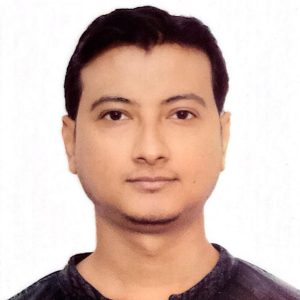
#> input picture assets/images/group/dr-soumya-bandyopadhyay.jpg, 300 x 300 px
$ python portrait_wrong_energy.py ../../../assets/images/group/dr-soumya-bandyopadhyay.jpg ../../../assets/images/group/dr-suman-sadhu.jpg out.png
#> lines starting #> are read from the running program, lines starting #| are printed output that depends on the picture
# Copyright (c) 2026 Saswata Bhattacharyya.
# I permit free noncommercial teaching and demonstrations with acknowledgment.
# I require written permission for research or commercial use.
# I retain permissions granted by earlier licenses; dependencies keep their licenses.
# I give the full terms at https://saswataiith.github.io/files/CODE-USE-TERMS.txt.
"""Two prescribed minima, same starting RGB field, same Allen-Cahn law.
Usage: python portrait_wrong_energy.py portrait.png cubist.png output
Requires numpy, pillow. Channels evolve independently. F = mean((u-r)^2)/2.
The wrong target is an intentionally chosen illustration, not a solver error.
"""
import sys
from pathlib import Path
import numpy as np
from PIL import Image,ImageDraw,ImageFont

def portrait_font(size):
    # I try the original macOS font, then a portable font, then Pillow's font.
    fonts = [Path("/") / "System" / "Library" / "Fonts" / "Helvetica.ttc",
             "DejaVuSans.ttf"]
    for font in fonts:
        try:
            return ImageFont.truetype(str(font), size)
        except OSError:
            pass
    return ImageFont.load_default(size=size)


out=Path(sys.argv[3]);out.mkdir(parents=True,exist_ok=True)
a=np.array(Image.open(sys.argv[1]).convert('RGB').resize((256,312)),float)/255
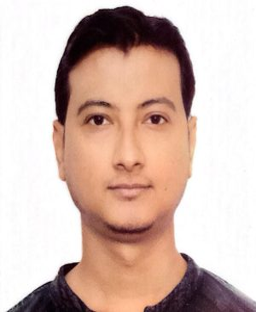
#> a: shape (312, 256, 3) float64; mean R, G, B 0.83, 0.733, 0.696
b=np.array(Image.open(sys.argv[2]).convert('RGB').resize((256,312)),float)/255
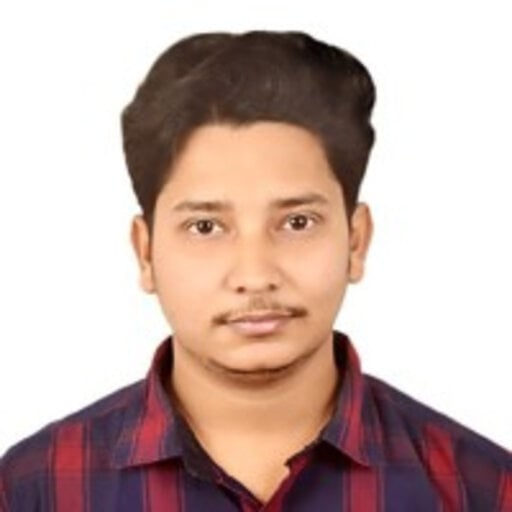
#> input picture assets/images/group/dr-suman-sadhu.jpg, 512 x 512 px
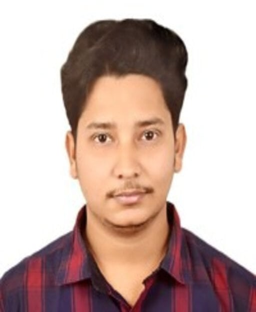
#> b: shape (312, 256, 3) float64; mean R, G, B 0.779, 0.689, 0.664
# Shuffle rectangular tiles once; both runs start from exactly this field.
blocks=a.reshape(12,26,8,32,3).transpose(0,2,1,3,4).reshape(96,26,32,3)
u0=blocks[np.random.default_rng(19).permutation(96)].reshape(12,8,26,32,3).transpose(0,2,1,3,4).reshape(312,256,3)
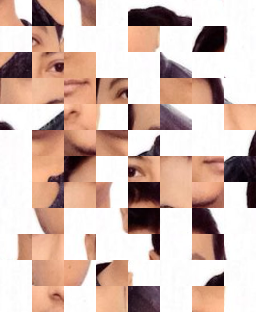
#> u0: shape (312, 256, 3) float64; mean of channels 0, 1, 2 0.83, 0.733, 0.696; drawn as R, G, B
font=portrait_font(24)
rows=[]
for i,t in enumerate(np.r_[0,np.geomspace(.1,240,80)]):
 im=Image.new('RGB',(1120,820),'#f5f7f2');d=ImageDraw.Draw(im)
 d.text((24,16),'SAME START. SAME DYNAMICS. DIFFERENT ENERGY MINIMA.',font=font,fill='#173d40')
 es=[]
 for x,r,title in [(24,a,'Intended minimum: my portrait'),(584,b,'Wrong target: cubist portrait')]:
  u=r+(u0-r)*np.exp(-.03*t);e=.5*np.mean((u-r)**2);es.append(e)
  d.text((x,64),title,font=font,fill='#173d40');im.paste(Image.fromarray(np.uint8(np.clip(u*255,0,255))).resize((512,624)),(x,108));d.text((x,752),f'Own energy: {e:.7f}',font=font,fill='#173d40')
 d.text((24,786),f'Allen-Cahn forward relaxation | time {t:.2f} | targets explicitly prescribed',font=font,fill='#173d40')
 im.save(out/f'frame-{i:03d}.png');rows.append([t,*es])
#> this loop made 81 passes
#> pass 1, `im = Image.new('RGB', (1120, 820), '#f5f7f2')`:
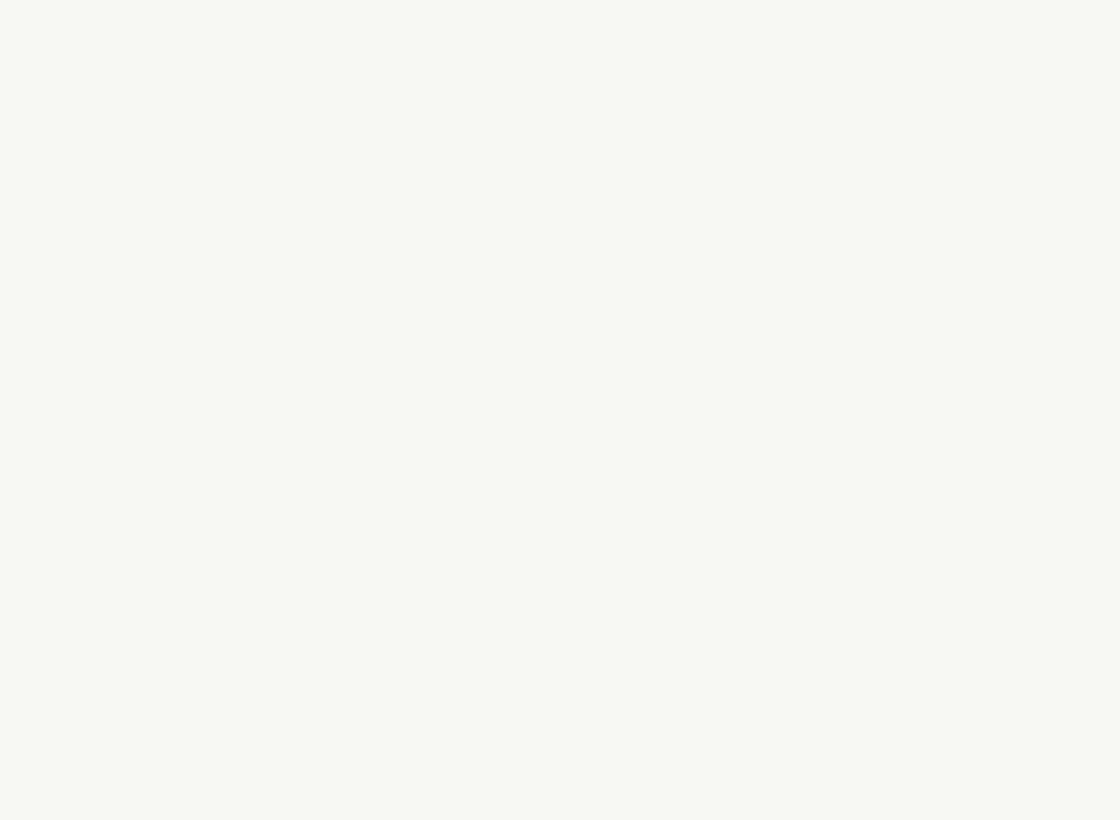
#> im: PIL image 1120x820 RGB; mean R, G, B 245, 247, 242
#> pass 1, `im.save(out / f'frame-{i:03d}.png')`:
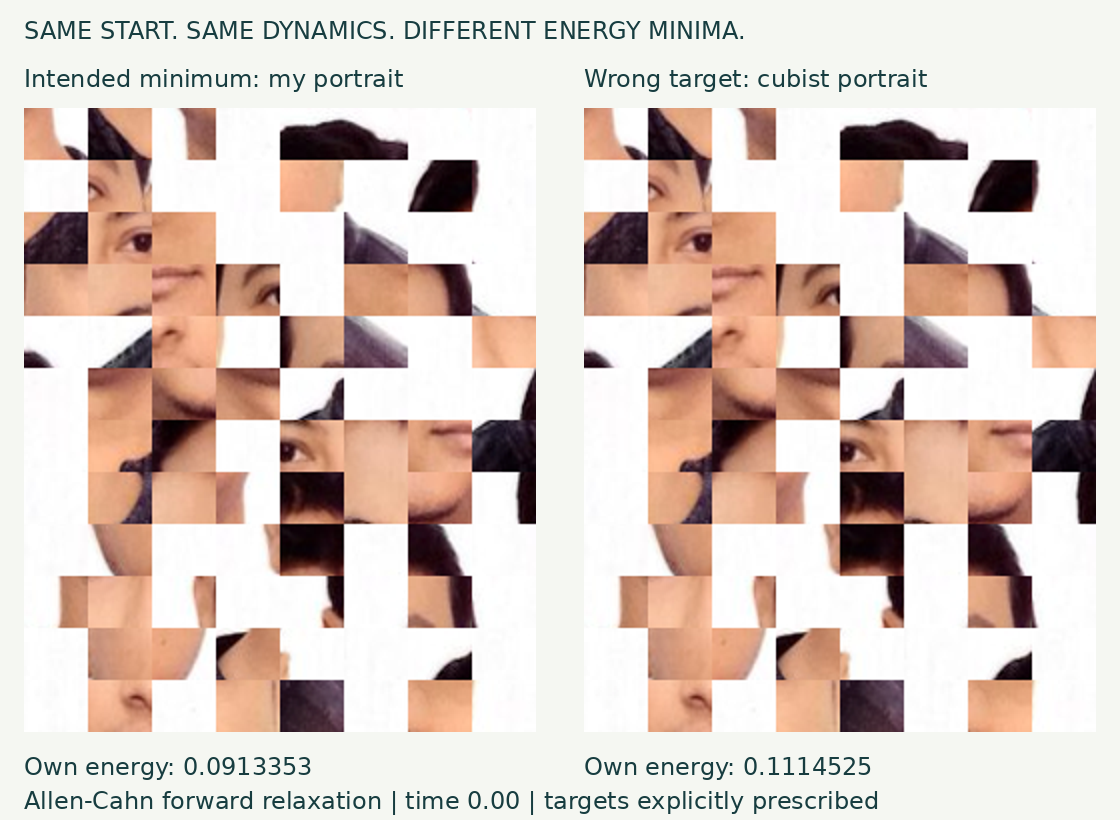
#> saved as frame-000.png: PIL image 1120x820 RGB; mean R, G, B 218.2, 202.2, 194.1
#> after the loop:
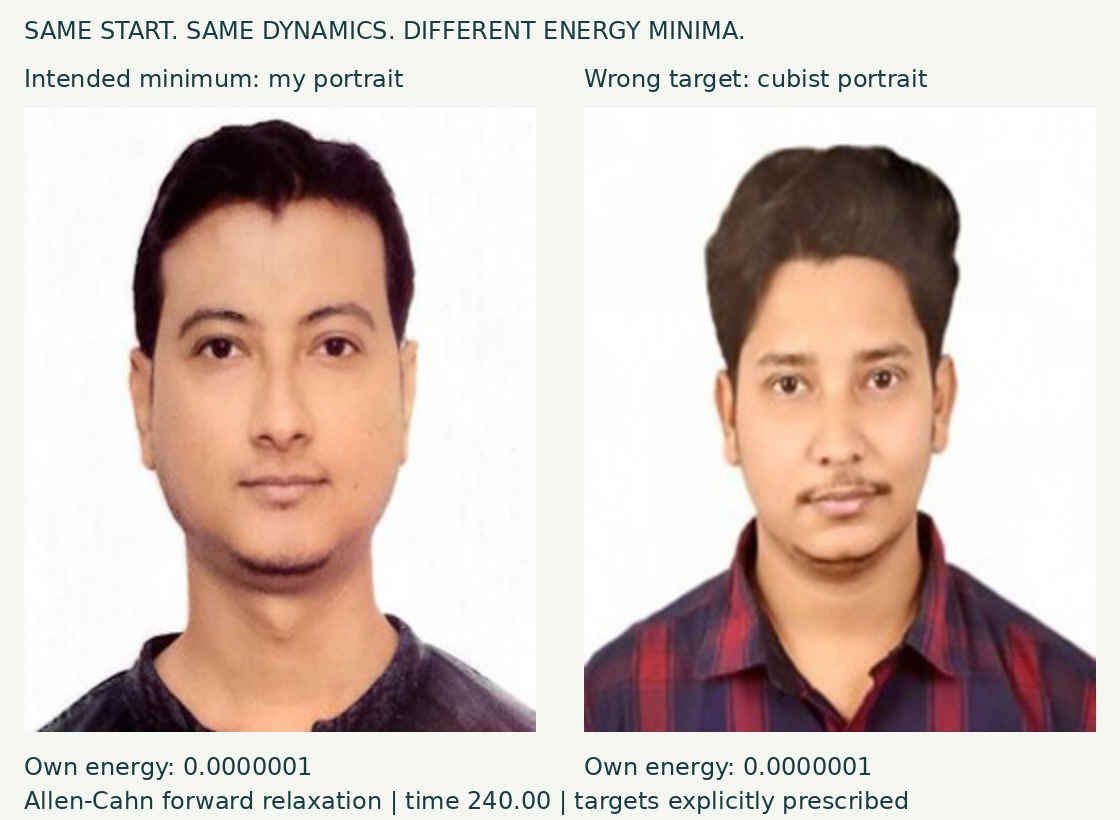
#> im: PIL image 1120x820 RGB; mean R, G, B 213.4, 198, 191.1
#> after the loop, rows = 81 items, first 6: [0, 0.0913, 0.111], [0.1, 0.0908, 0.111], [0.11, 0.0907, 0.111], [0.122, 0.0907, 0.111], [0.134, 0.0906, 0.111], [0.148, 0.0905, 0.11]
np.savetxt(out/'diagnostics.csv',rows,delimiter=',',header='time,intended_target_energy,wrong_target_energy',comments='')
assert all(np.diff(np.array(rows)[:,i]).max()<1e-12 for i in [1,2])
print('Both energies decrease. Final:',rows[-1])
#| Both energies decrease. Final: [240.0, 5.0909404506665866e-08, 6.212254647651132e-08]
